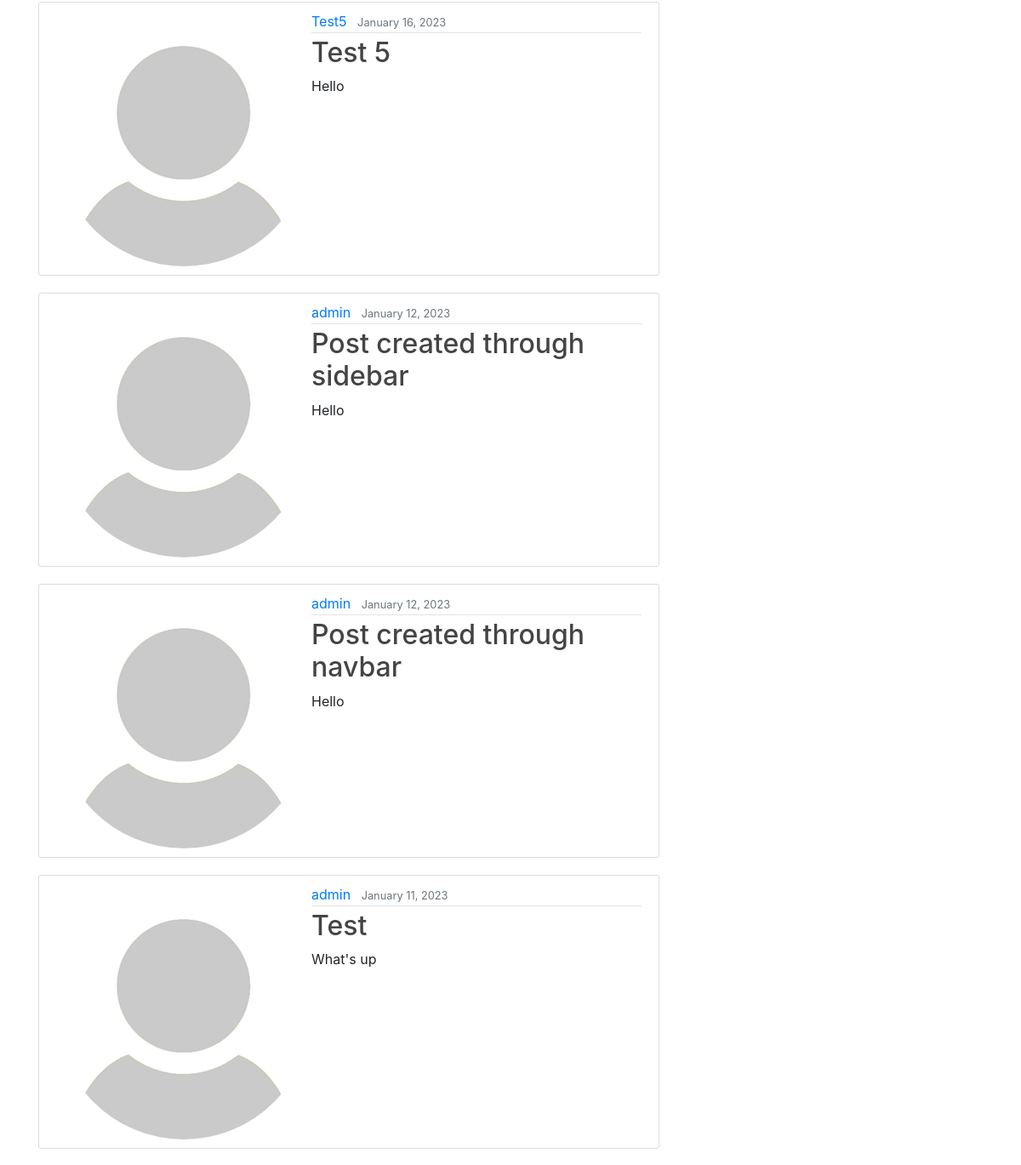
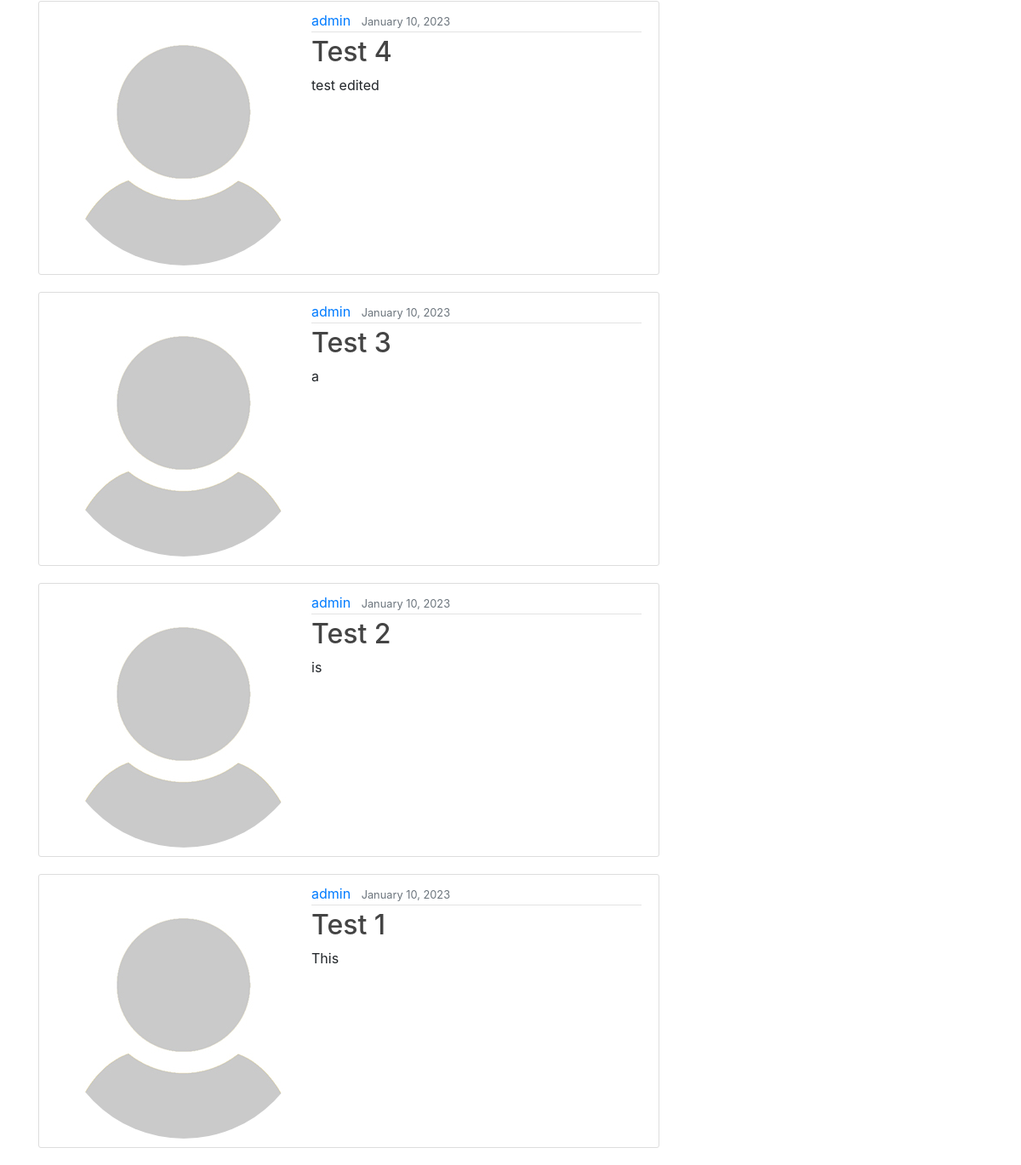
Before: /feed/ (lower part) with the older database file (2 pictures, top to bottom).
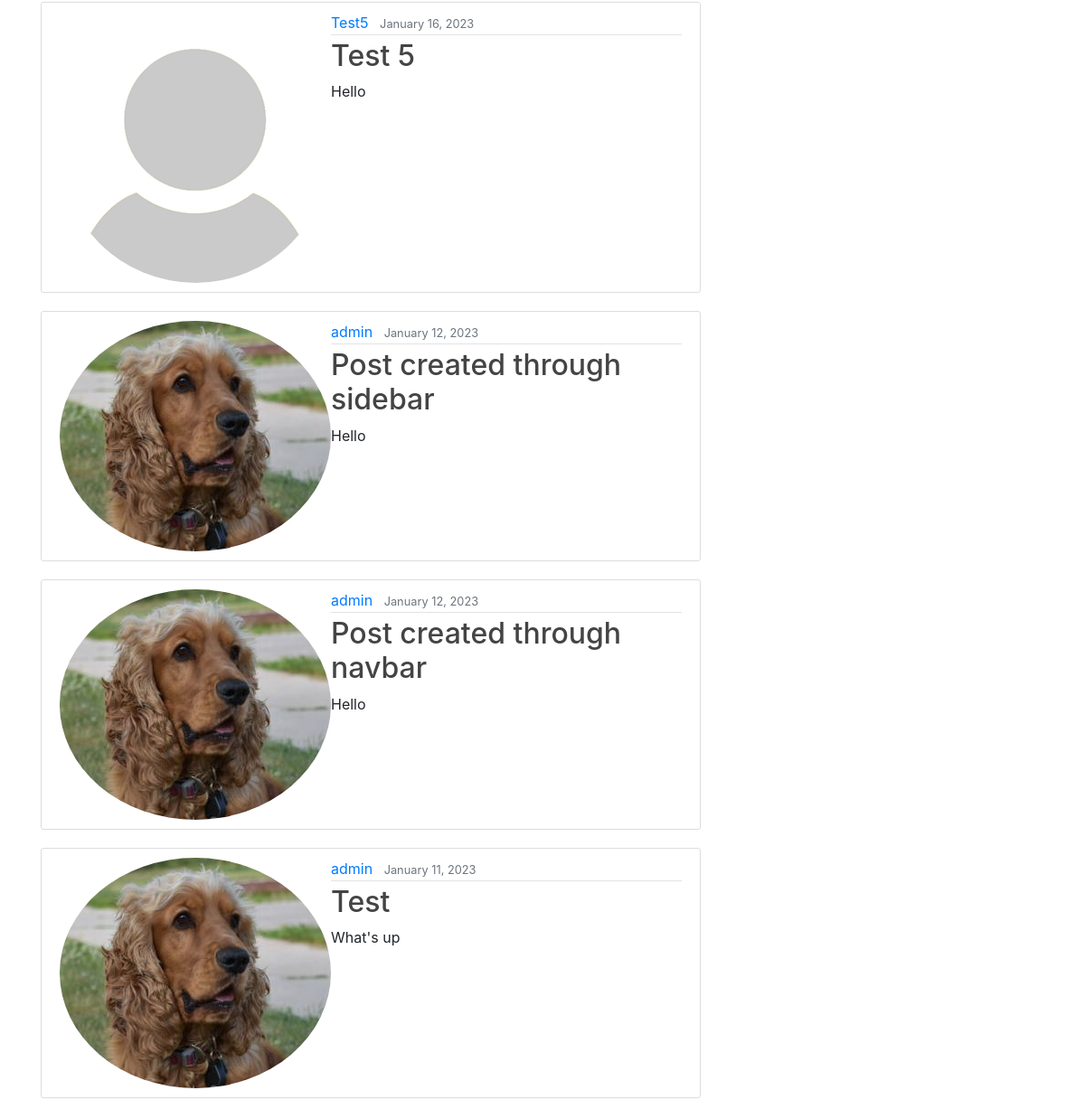
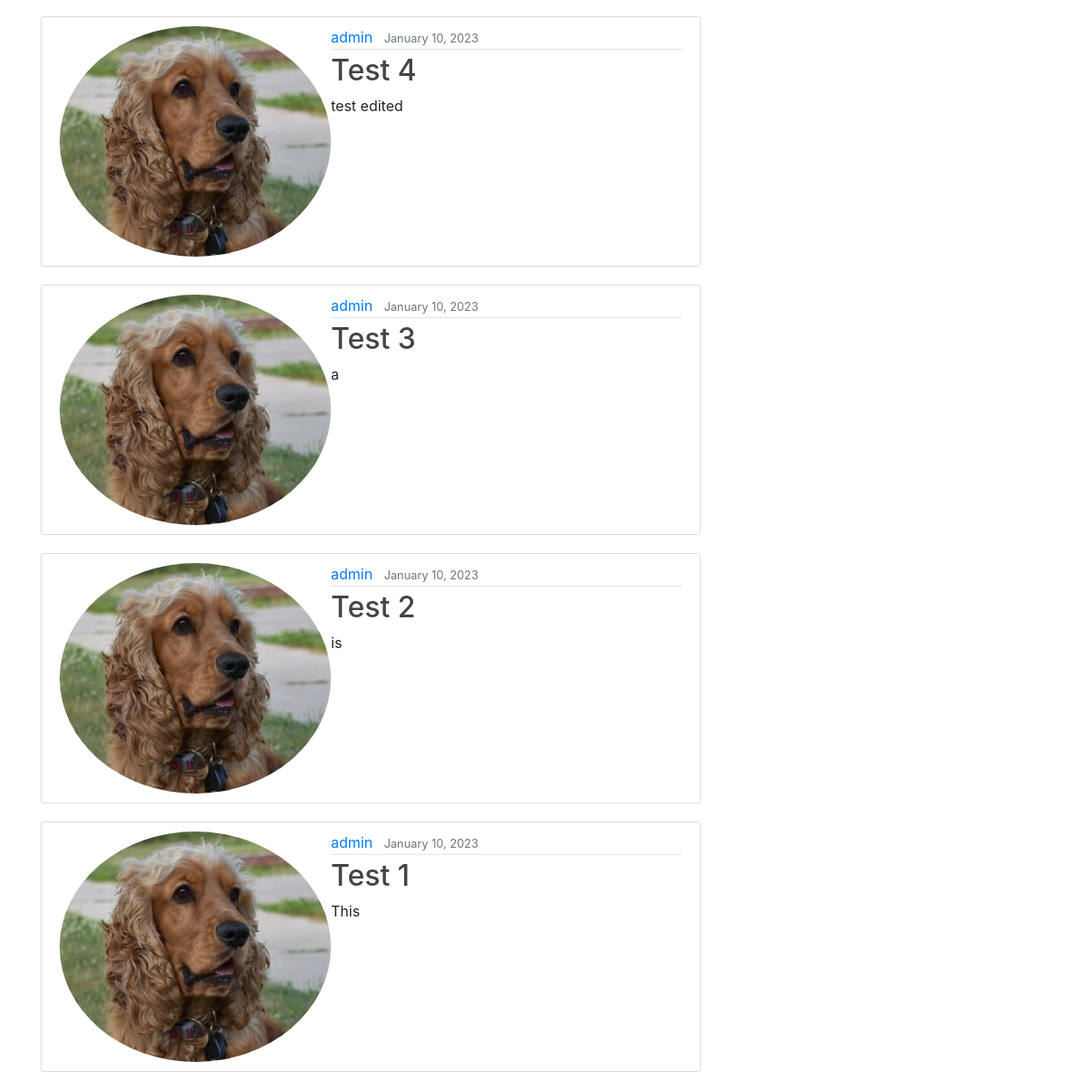
After: the same page with the newer database file (2 pictures, top to bottom).
### map/models.py (models this page shows, shortened)
class Post(models.Model):
    title = models.CharField(max_length=150)
    content = models.TextField()
    date_posted = models.DateTimeField(default=timezone.now)
    author = models.ForeignKey(User, on_delete=models.CASCADE)
    likes = models.ManyToManyField(User, blank=True, related_name='likes')
    dislikes = models.ManyToManyField(User, blank=True, related_name='dislikes')

### users/models.py (models this page shows, shortened)
class Profile(models.Model):
    user = models.OneToOneField(User, on_delete=models.CASCADE, related_name='profile')
    image = models.ImageField(default='default.jpg', upload_to='profile_pics')
    house = models.ForeignKey(House, null=True, blank=True, on_delete=models.SET_NULL)

### map/views.py (the view)
# urls.py: path("feed/", PostListView.as_view(), name='map-feed'),
class PostListView(ListView):
    model = Post
    template_name = 'map/feed.html'
    context_object_name = 'posts'
    ordering = ['-date_posted']
    paginate_by = 15

### BackyardBuddies/map/templates/map/feed.html (shortened to what this page needs)
{% extends "map/base.html" %}
{% block content %}
	{% for post in posts %}
		<article class="media content-section">
		  <img class="rounded-circle" src="{{ post.author.profile.image.url }}">
		  <div class="media-body">
			<div class="article-metadata">
			  <a class="mr-2" href="#">{{ post.author }}</a>
			  <small class="text-muted">{{ post.date_posted|date:"F d, Y" }}</small>
			</div>
			<h2><a class="article-title" href="{% url 'post-detail' post.id %}">{{ post.title }}</a></h2>
			<p class="article-content">{{ post.content }}</p>
		  </div>
		</article>
	{% endfor %}
{% endblock content %}
{% block sidebar %}
	<div class="col-md-4">
	</div>
{% endblock %}

Changed rows visible on the page:
changed through a linked row, Post "Post created through sidebar": author.profile.image: picture added in place of a placeholder
changed through a linked row, Post "Post created through navbar": author.profile.image: picture added in place of a placeholder
changed through a linked row, Post "Test": author.profile.image: picture added in place of a placeholder
changed through a linked row, Post "Test 4": author.profile.image: picture added in place of a placeholder
changed through a linked row, Post "Test 3": author.profile.image: picture added in place of a placeholder
changed through a linked row, Post "Test 2": author.profile.image: picture added in place of a placeholder
changed through a linked row, Post "Test 1": author.profile.image: picture added in place of a placeholder
